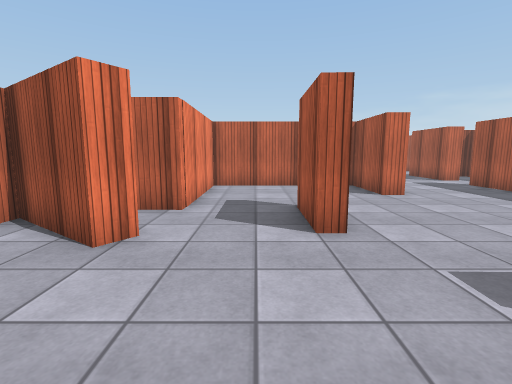
View 1 (above)

24 first-person views from a walk through a Unity game level. The camera is 1.3 m above the floor, tilts 8° down and sees 85° across. The floor is counted in squares, 1 m on a side. Each view is taken from the middle of a square. On the plan, view 1 faces up. The plan holds only what a view shows up to about 13 squares ahead; the rest is blank. The place goes on beyond the plan. The player is left out. Door leaves are left out, so doorways stand open. Surface patterns are stand-ins for the level's own textures.

View 2
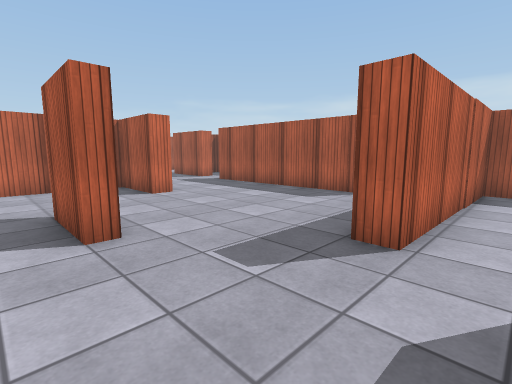

View 3
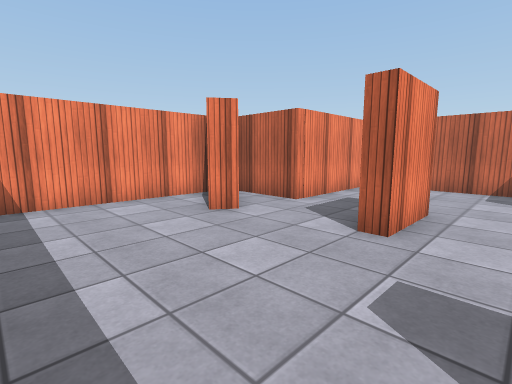

View 4
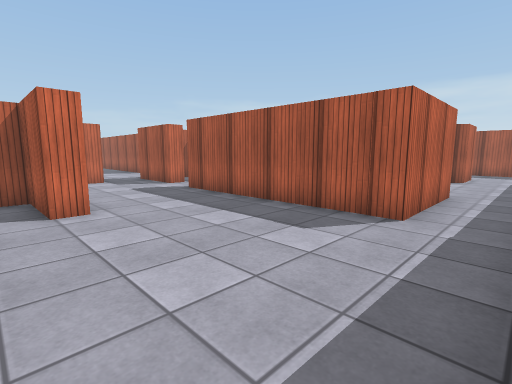

View 5
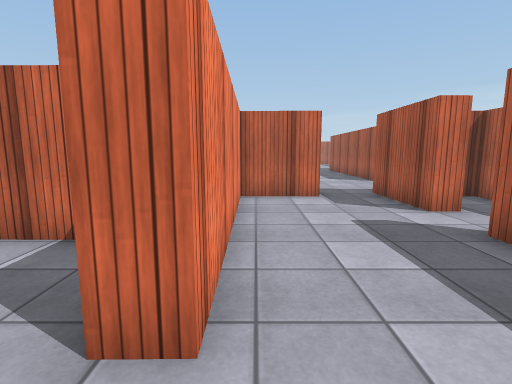

View 6
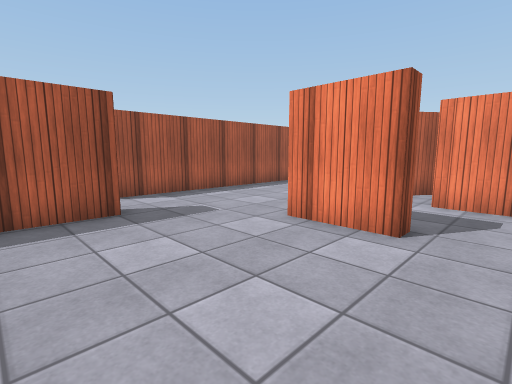

View 7
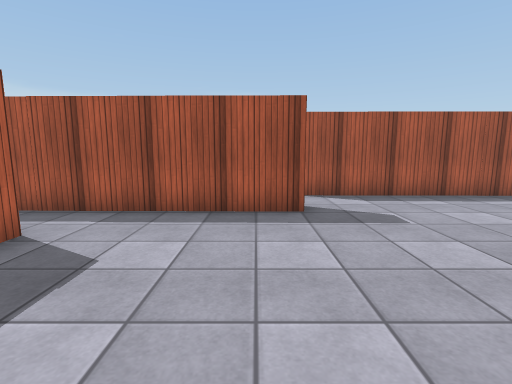

View 8
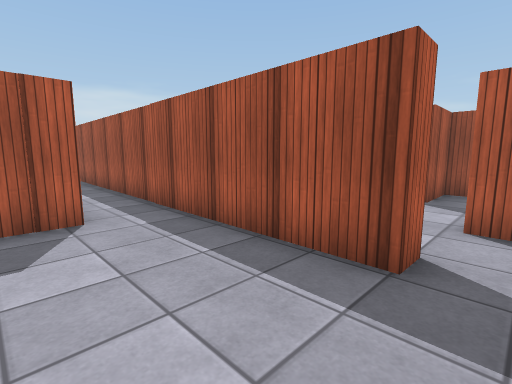

View 9
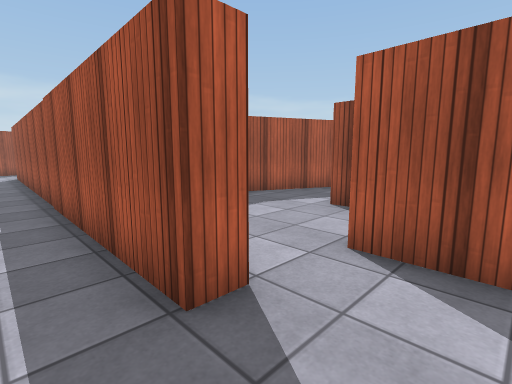

View 10
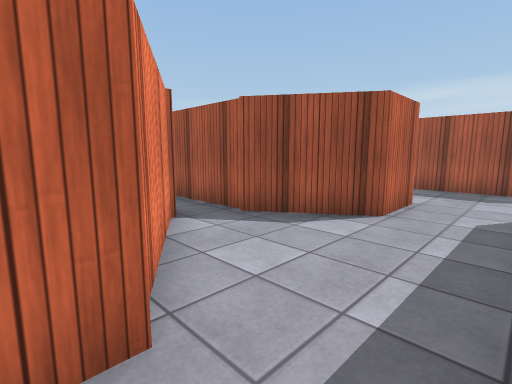

View 11
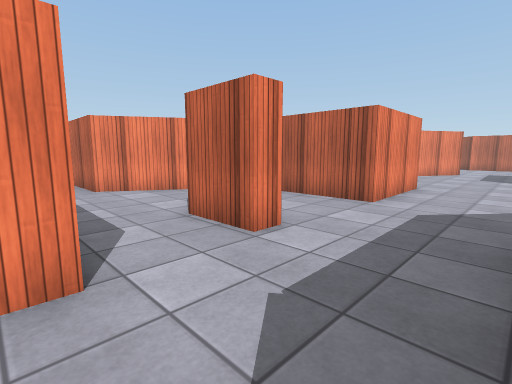

View 12
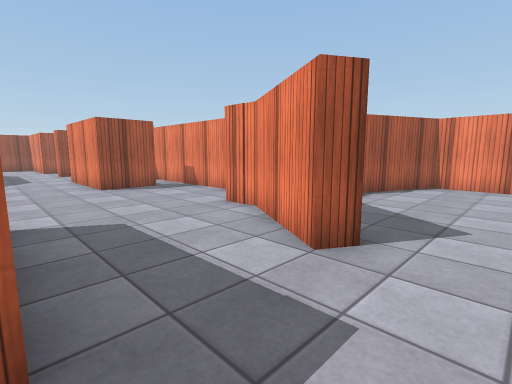

View 13
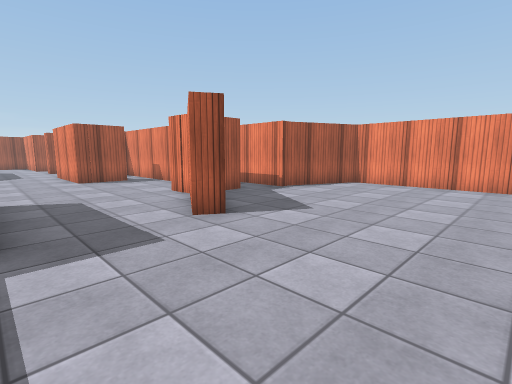

View 14
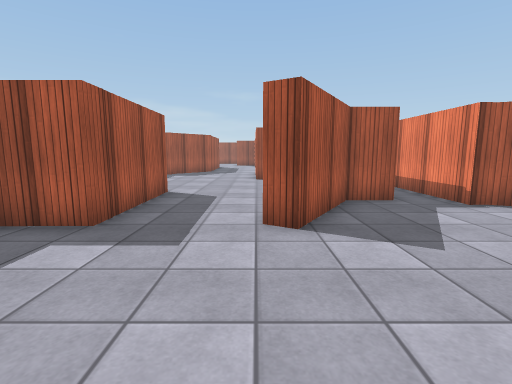

View 15
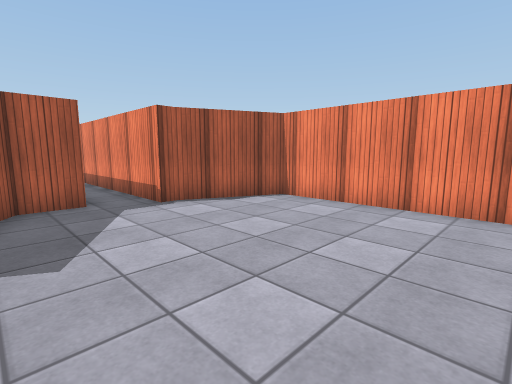

View 16
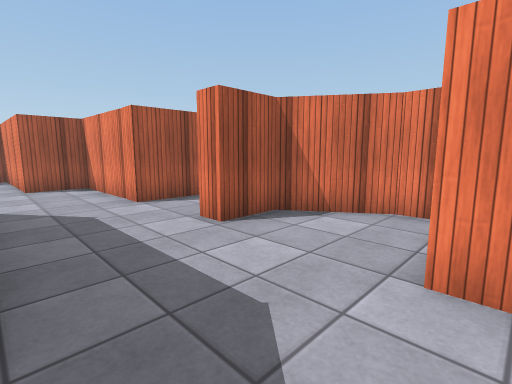

View 17
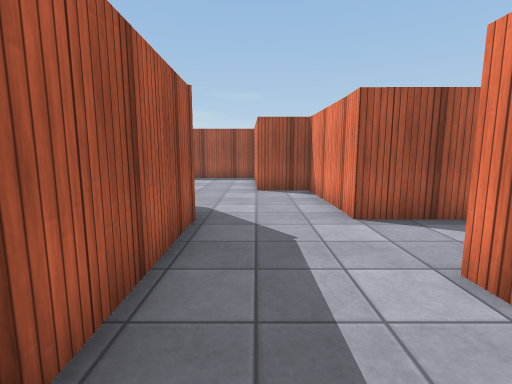

View 18
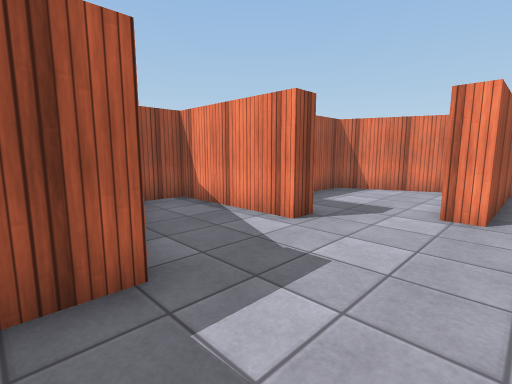

View 19
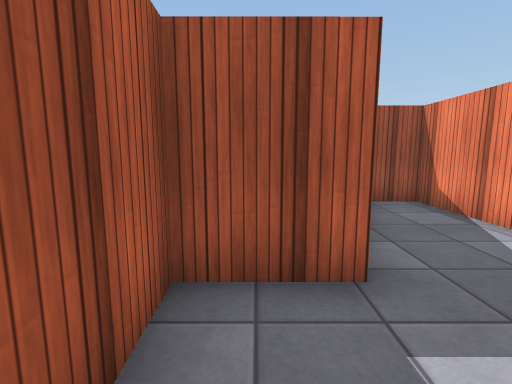

View 20
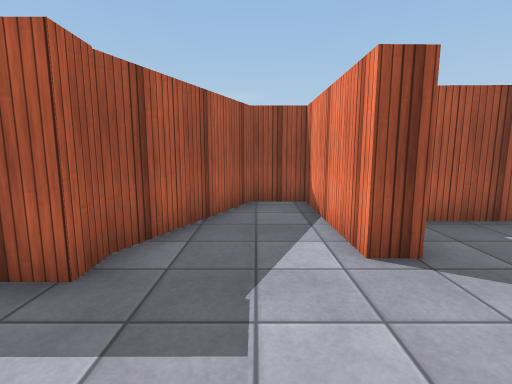

View 21
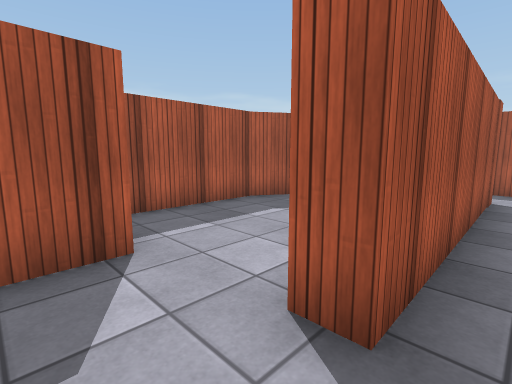

View 22
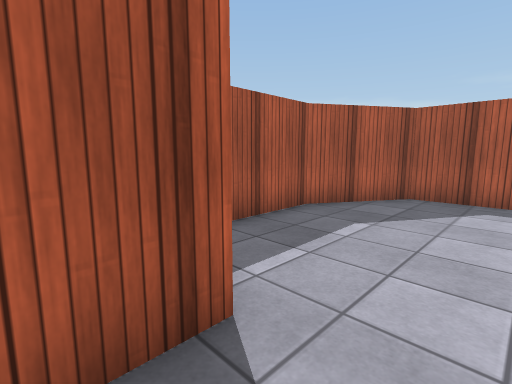

View 23
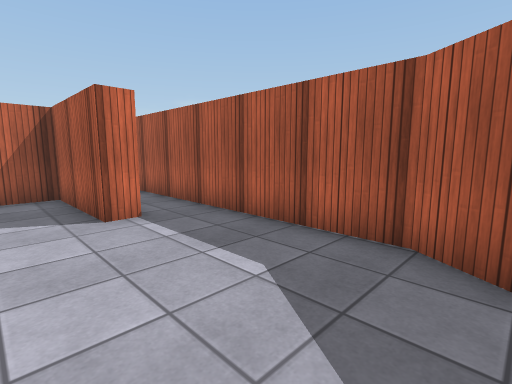

View 24
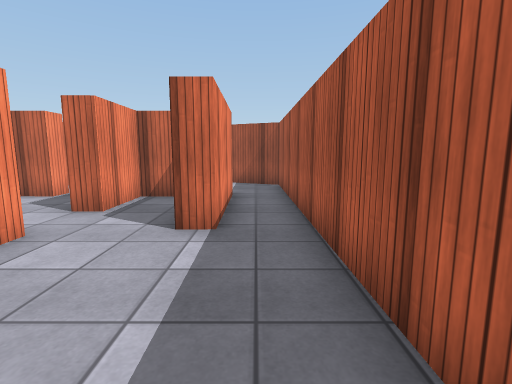

### Floor plan
Points are (right, up) in squares from view 1. A wall is a line through its corners. A room is listed if a view was taken in it or the views show most of it. See-through windows are left out.
Room 1 (views 1, 2, 3, 4, 5, 6, 7, 8, 9, 21)
walls: (1.5, 6.6) (1.5, 4.4) (1, 4.4) (1, 6.6) (1.5, 6.6); (-1.8, 4.4) (-2.2, 3.7) (-4.7, 5.5) (-4.8, 0.2); (3.9, 1.2) (3.9, 1.9) (10.4, 1.8); (-4, 5.8) (-3.3, 5.3); (10.5, 3.7) (8.8, 3.7) (8.7, 11.3) (9.4, 11.3); (9.6, 13.1) (8.9, 13.1) (8.8, 16.2); (6.9, 16) (6.9, 15.3) (4.5, 15.3) (4.6, 8.6) (4, 8.6) (4.1, 11.1) (-1.7, 11.1) (-1.7, 6.3) (-4.2, 6.3); (-4.3, -0.4) (3.7, -0.5)
ways out: opening at (10, 3) to room 2; opening at (3, 0) to room 4; opening at (9, 12.5) to room 5; opening at (7.5, 16)
Room 2 (view 10)
walls: (14.7, 7.1) (12.6, 3.7) (10.5, 3.7); (10.4, 1.8) (20.1, 1.6); (19.8, 4.2) (17.8, 4.2) (16.1, 6.7)
ways out: opening at (10, 3) to room 1; opening at (20.5, 2.5) to room 3
Room 3 (views 11, 12, 13, 14, 15, 16, 17)
walls: (16.7, 15.2) (16.7, 10.7); (17.9, 12.4) (20, 12.4) (20, 8.4) (16.9, 8.4); (23, 16.6) (23, 21.1) (23.6, 21.1); (16.1, 18.4) (17.5, 18.4) (19.3, 21.3) (19.9, 21) (18.2, 18.2) (18.2, 17.1); (16.8, 7.7) (16.8, 7) (18.2, 4.9) (19.8, 4.9) (19.8, 4.2); (11.2, 25.8) (11.2, 20.4) (14.2, 19.1) (14.6, 19.1) (14.7, 12.1); (20.1, 1.6) (20.2, -2.7) (21.9, -2.7) (22.1, -7.5); (23.2, 1.9) (23.2, 5.9)
ways out: opening at (20.5, 2.5) to room 2; opening at (17, 12)
Room 4 (views 18, 19, 20)
walls: (3.7, -0.5) (3.7, -1.3); (-0.9, -2) (0.5, -5.2) (4.9, -5.3) (4.9, -3.3) (5.6, -3.3) (5.7, -7.4) (7.1, -7.4) (8.8, -3.6) (8.8, -2.7) (10.8, -2.7) (10.7, 1.1) (3.9, 1.2)
ways out: opening at (3, 0) to room 1
Room 5 (views 22, 23, 24)
walls: (9.4, 11.3) (9.4, 10.8); (10.2, 4.4) (12.4, 4.4) (14.1, 7.1) (13.9, 16.4); (12.3, 15.7) (12.3, 11.7) (11.6, 11.6) (11.6, 15.2) (9.6, 15.3) (9.6, 13.1)
ways out: opening at (9, 12.5) to room 1; opening at (13, 17)

Positions as (right, up) in squares from view 1, and headings:
1: (0, 0), facing up
2: (0, 0), facing up-right
3: (3, 0), facing up-left
4: (3, 2), facing up-right
5: (5, 7), facing up
6: (6, 8), facing down-left
7: (5, 8), facing down
8: (3, 5), facing down-right
9: (2, 3), facing down-right
10: (12, 2), facing up-right
11: (23, 1), facing up-left
12: (23, 23), facing down-left
13: (23, 26), facing down-left
14: (20, 26), facing down
15: (18, 26), facing down-left
16: (23, 9), facing down-left
17: (22, 7), facing down
18: (10, 0), facing down-left
19: (10, 0), facing down
20: (7, 0), facing down
21: (8, 13), facing down-right
22: (10, 13), facing down-right
23: (10, 6), facing up-right
24: (13, 7), facing up
